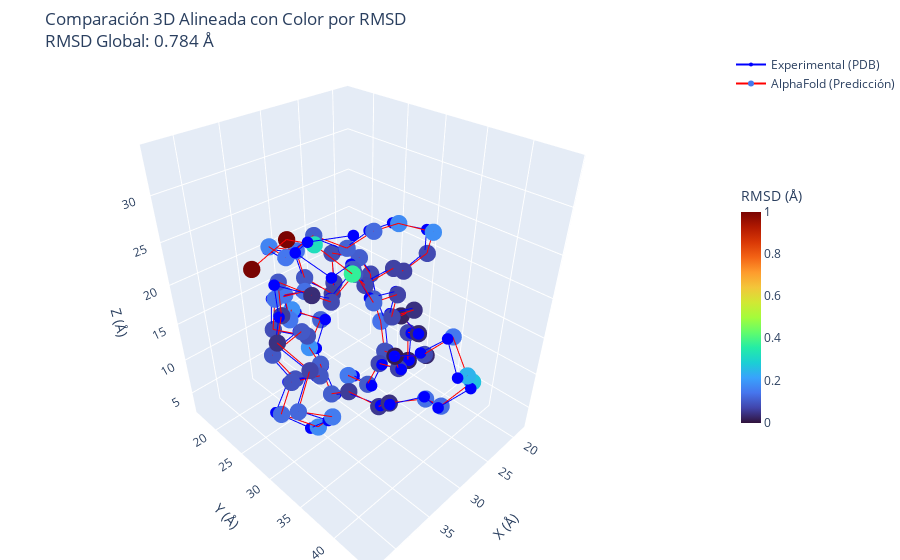

Source (notebook cell):
### Code cell
import numpy as np
import plotly.graph_objects as go
from Bio.PDB import PDBParser, Superimposer

# Función para cargar una estructura PDB y extraer carbonos alfa (CA) de una cadena específica
def cargar_ca(pdb_path, chain_id="A", max_residuos=None):
    parser = PDBParser(QUIET=True)
    estructura = parser.get_structure("Proteina", pdb_path)
    
    # Verificar si la cadena existe
    if chain_id not in [chain.id for chain in estructura[0]]:
        raise ValueError(f"La cadena {chain_id} no existe en el archivo {pdb_path}.")
    
    ca_atoms = []
    for i, res in enumerate(estructura[0][chain_id]):  # Usamos la cadena especificada
        if "CA" in res:
            if max_residuos is not None and i >= max_residuos:
                break
            ca_atoms.append(res["CA"])
    
    if not ca_atoms:
        raise ValueError(f"No se encontraron carbonos alfa (CA) en la cadena {chain_id} del archivo {pdb_path}.")
    
    return ca_atoms

# Función para alinear estructuras y calcular RMSD por residuo
def alinear_estructuras(ca_exp, ca_af):
    super_imposer = Superimposer()
    super_imposer.set_atoms(ca_exp, ca_af)
    super_imposer.apply(ca_af)  # Aplica la transformación a la predicción de AlphaFold
    
    # Calcular RMSD por residuo
    rmsd_residuos = np.linalg.norm(
        np.array([atom1.get_coord() for atom1 in ca_exp]) - 
        np.array([atom2.get_coord() for atom2 in ca_af]),
        axis=1
    )
    
    return super_imposer, rmsd_residuos

# Función para graficar con coloración según desviación estructural y exportar HTML
def graficar_estructuras_coloreadas(ca_exp, ca_af, rmsd_residuos, title="Comparación 3D Alineada"):
    # Convertir a coordenadas NumPy para graficar
    ca_exp_coords = np.array([atom.get_coord() for atom in ca_exp])
    ca_af_coords = np.array([atom.get_coord() for atom in ca_af])

    # Normalizar valores de RMSD (ampliando diferencias entre 0 y 5 Å)
    colores = np.interp(rmsd_residuos, (0, 5), (0, 1))

    # Crear gráfico 3D con plotly
    fig = go.Figure()

    # Graficar estructura experimental en azul
    fig.add_trace(go.Scatter3d(
        x=ca_exp_coords[:, 0], y=ca_exp_coords[:, 1], z=ca_exp_coords[:, 2],
        mode='lines+markers',
        marker=dict(size=4, color='blue'),
        line=dict(color='blue', width=2),
        name="Experimental (PDB)"
    ))

    # Graficar estructura AlphaFold con escala de colores mejorada
    fig.add_trace(go.Scatter3d(
        x=ca_af_coords[:, 0], y=ca_af_coords[:, 1], z=ca_af_coords[:, 2],
        mode='lines+markers',
        marker=dict(size=6, color=colores, colorscale='Turbo', cmin=0, cmax=1,
                    colorbar=dict(title="RMSD (Å)", thickness=20, len=0.5)),
        line=dict(color='red', width=2),
        name="AlphaFold (Predicción)"
    ))

    # Configuración del gráfico
    fig.update_layout(
        scene=dict(
            xaxis_title='X (Å)',
            yaxis_title='Y (Å)',
            zaxis_title='Z (Å)',
        ),
        title=f"{title}<br>RMSD Global: {rmsd_residuos.mean():.3f} Å",
        margin=dict(l=0, r=0, b=0, t=50)  # Ajustar márgenes
    )

    # Mostrar el gráfico interactivo
    fig.show()

    # Exportar el gráfico como HTML interactivo
    fig.write_html("comparacion_3d.html")

# Cargar las estructuras
pdb_exp_path = "/home/antonio-tapia/Documentos/pdb_files/pdb1ubq.ent"
pdb_af_path = "/home/antonio-tapia/Documentos/alphafold_models/P0CG47.pdb"

# Cargar solo los primeros 76 residuos (o menos si una estructura es más corta)
ca_exp = cargar_ca(pdb_exp_path, chain_id="A", max_residuos=76)
ca_af = cargar_ca(pdb_af_path, chain_id="A", max_residuos=76)

# Verificar que ambas estructuras se cargaron correctamente
if ca_exp is not None and ca_af is not None:
    # Alinear estructuras y calcular RMSD por residuo
    super_imposer, rmsd_residuos = alinear_estructuras(ca_exp, ca_af)
    
    if super_imposer is not None:
        # Graficar estructuras alineadas con colores por desviación
        graficar_estructuras_coloreadas(ca_exp, ca_af, rmsd_residuos,
                                        title="Comparación 3D Alineada con Color por RMSD")
        
        # Mostrar el RMSD global
        print(f"RMSD entre estructuras: {super_imposer.rms:.3f} Å")

### Figure 1 — Plotly figure (JSON) as saved in the notebook; plotly's stock layout.template omitted (floating-point values rounded to 4 significant figures)
{"data": [{"line": {"color": "blue", "width": 2}, "marker": {"color": "blue", "size": 4}, "mode": "lines+markers", "name": "Experimental (PDB)", "type": "scatter3d", "x": [26.27, 26.85, 26.24, 26.77, 28.6, 27.69, 30.23, 29.61, 31.42, 28.98, 31.19, 29.54, 31.72, 30.5, 31.68, 31.22, 30.29, 28.47, 25.83, 28.05, 30.8, 31.4, 31.29, 35.03, 35.59, 33.53, 35.6, 38.79, 37.47, 36.73, 40.27, 41.72, 39.81, 39.68, 42.35, 40.23, 41.46, 38.82, 39.06, 37.74, 34.74, 31.2, 28.76, 25.03, 22.13, 18.44, 19.4, 21.55, 25.35, 26.83, 29.01, 32.26, 31.57, 28.11, 27.57, 25.59, 22.92, 22.42, 21.08, 19.07, 21.18, 20.08, 21.66, 21.91, 21.42, 23.21, 25.15, 26.18, 29.8, 30.48, 34.15, 35.16, 38.67, 40.87, 41.85, 40.37], "y": [25.41, 29.02, 30.06, 33.44, 33.97, 37.31, 38.64, 41.18, 43.94, 43.96, 42.01, 39.02, 36.29, 33.88, 30.27, 27.34, 24.25, 20.94, 19.83, 16.83, 19.08, 19.06, 22.2, 21.72, 21.94, 25.1, 26.72, 25.76, 27.39, 30.57, 30.51, 30.02, 32.99, 35.55, 34.27, 33.72, 30.75, 28.02, 28.06, 31.64, 30.88, 30.33, 29.57, 30.17, 29.06, 29.14, 29.89, 26.8, 26.87, 24.52, 21.66, 20.67, 16.96, 17.44, 18.19, 21.11, 18.58, 17.64, 21.15, 21.35, 24.26, 24.77, 26.85, 30.56, 30.25, 32.76, 31.61, 34.13, 34.15, 35.37, 35.47, 34.17, 35.5, 33.8, 36.55, 39.81], "z": [2.842, 3.898, 7.497, 9.197, 12.5, 14.14, 16.66, 19.47, 17.55, 14.68, 12.33, 10.65, 9.176, 6.512, 6.639, 4.275, 6.193, 5.98, 8.494, 9.21, 10.57, 14.29, 16.42, 17.07, 13.3, 12.98, 15.74, 13.88, 10.67, 12.65, 14.11, 10.64, 9.233, 12.07, 14.43, 17.51, 19.59, 19.89, 23.69, 23.71, 21.47, 22.78, 19.91, 20.4, 18.18, 19.08, 22.66, 23.13, 23.64, 21.01, 22.29, 20.51, 19.83, 18.28, 14.56, 13.07, 12.02, 15.69, 16.25, 13.0, 11.69, 8.033, 5.24, 5.881, 9.62, 11.89, 14.98, 17.65, 18.83, 22.37, 23.48, 26.9, 27.68, 30.25, 32.69, 33.94]}, {"line": {"color": "red", "width": 2}, "marker": {"cmax": 1, "cmin": 0, "color": [0.1513, 0.1042, 0.07544, 0.06732, 0.01304, 0.0338, 0.08041, 0.1498, 0.2434, 0.2664, 0.1316, 0.1353, 0.04277, 0.05379, 0.06059, 0.1095, 0.1102, 0.1897, 0.1173, 0.1865, 0.1461, 0.1461, 0.1356, 0.1434, 0.08494, 0.08641, 0.1017, 0.09933, 0.09234, 0.0998, 0.09402, 0.1296, 0.1782, 0.1538, 0.1232, 0.07008, 0.04471, 0.06089, 0.1002, 0.03756, 0.07952, 0.09719, 0.07621, 0.06716, 0.06577, 0.07875, 0.182, 0.1785, 0.1279, 0.1157, 0.1067, 0.1459, 0.1666, 0.142, 0.09958, 0.06388, 0.06992, 0.08463, 0.1093, 0.07919, 0.1058, 0.1406, 0.09266, 0.02284, 0.07596, 0.03217, 0.02564, 0.04394, 0.07924, 0.07024, 0.1249, 0.1006, 0.3734, 0.3218, 1.0, 1.0], "colorbar": {"len": 0.5, "thickness": 20, "title": {"text": "RMSD (Å)"}}, "colorscale": [[0, "#30123b"], [0.07143, "#4145ab"], [0.1429, "#4675ed"], [0.2143, "#39a2fc"], [0.2857, "#1bcfd4"], [0.3571, "#24eca6"], [0.4286, "#61fc6c"], [0.5, "#a4fc3b"], [0.5714, "#d1e834"], [0.6429, "#f3c63a"], [0.7143, "#fe9b2d"], [0.7857, "#f36315"], [0.8571, "#d93806"], [0.9286, "#b11901"], [1, "#7a0402"]], "size": 6}, "mode": "lines+markers", "name": "AlphaFold (Predicción)", "type": "scatter3d", "x": [26.82, 27.07, 26.36, 26.84, 28.54, 27.58, 29.98, 28.87, 30.27, 27.83, 30.59, 29.2, 31.62, 30.64, 31.7, 31.66, 30.61, 29.25, 26.21, 28.67, 31.14, 31.58, 31.26, 35.03, 35.6, 33.43, 35.54, 38.77, 37.29, 36.57, 40.16, 41.51, 39.4, 39.47, 42.55, 40.26, 41.29, 38.52, 38.57, 37.78, 34.91, 31.36, 28.99, 25.26, 22.28, 18.53, 19.39, 21.54, 25.29, 26.82, 28.98, 32.34, 31.69, 28.26, 27.65, 25.84, 23.15, 22.59, 21.45, 19.41, 21.7, 20.77, 22.08, 21.96, 21.59, 23.11, 25.17, 26.21, 29.87, 30.57, 34.22, 35.33, 37.75, 39.56, 39.4, 42.59], "y": [24.9, 28.56, 29.7, 33.11, 33.97, 37.34, 38.92, 41.25, 44.19, 43.35, 41.91, 38.95, 36.1, 33.73, 30.08, 27.1, 24.1, 20.55, 19.38, 16.77, 19.48, 19.49, 22.78, 22.37, 22.29, 25.45, 27.19, 26.21, 27.76, 30.98, 30.93, 30.63, 33.69, 35.94, 34.77, 33.98, 30.8, 28.04, 28.05, 31.82, 31.18, 30.76, 29.87, 30.41, 29.31, 29.52, 30.8, 27.66, 27.49, 25.0, 22.08, 21.27, 17.49, 17.97, 18.46, 21.29, 18.69, 17.87, 21.51, 21.49, 24.26, 24.7, 26.68, 30.47, 29.92, 32.66, 31.7, 34.29, 34.49, 35.66, 36.06, 34.57, 36.99, 34.58, 30.89, 30.04], "z": [2.931, 3.991, 7.545, 9.177, 12.49, 14.02, 16.5, 19.34, 17.25, 14.39, 12.08, 10.07, 9.191, 6.343, 6.867, 4.493, 6.619, 6.345, 8.447, 9.911, 11.07, 14.85, 16.76, 17.38, 13.55, 13.21, 15.91, 14.09, 10.87, 12.87, 14.28, 10.7, 9.619, 12.7, 14.73, 17.74, 19.72, 19.93, 23.8, 23.74, 21.29, 22.64, 19.81, 20.47, 18.33, 19.14, 22.68, 23.37, 23.79, 21.34, 22.62, 20.92, 20.46, 18.72, 14.98, 13.15, 12.27, 16.01, 16.43, 13.15, 11.81, 8.134, 5.152, 5.841, 9.627, 11.82, 14.89, 17.51, 18.64, 22.21, 23.29, 26.64, 28.33, 30.76, 29.7, 27.83]}], "layout": {"margin": {"b": 0, "l": 0, "r": 0, "t": 50}, "scene": {"xaxis": {"title": {"text": "X (Å)"}}, "yaxis": {"title": {"text": "Y (Å)"}}, "zaxis": {"title": {"text": "Z (Å)"}}}, "title": {"text": "Comparación 3D Alineada con Color por RMSD<br>RMSD Global: 0.784 Å"}}}
